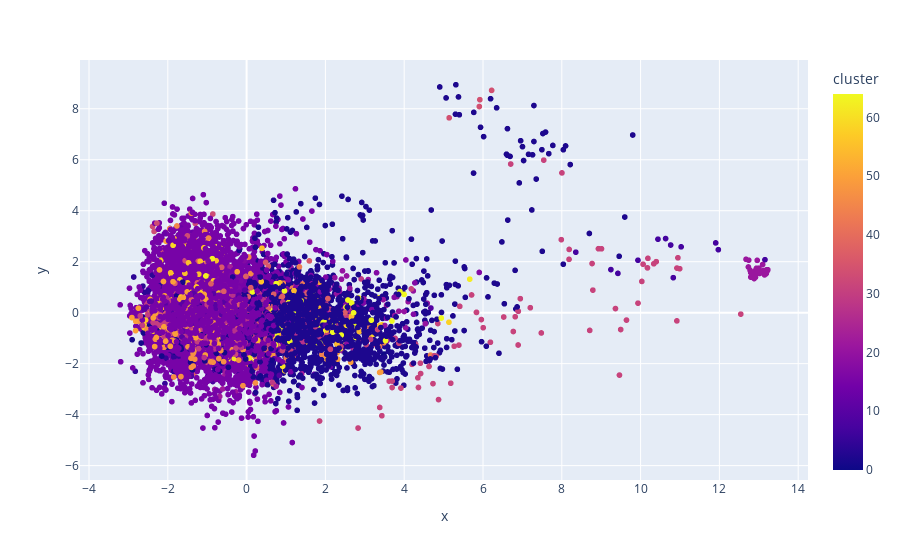

The code cell stored with this chart in its notebook:
### Code cell
# KMeans clustering
song_cluster_labels = kmeans.fit_predict(X_scaled)
data['cluster_label'] = song_cluster_labels

# PCA transformation
pca = PCA(n_components=2)
song_embedding = pca.fit_transform(X_scaled)

# Creating DataFrame for visualization
projection = pd.DataFrame(columns=['x', 'y'], data=song_embedding)
projection['title'] = data['name']
projection['cluster'] = data['cluster_label']

projection = pd.DataFrame(columns=['x', 'y'], data=song_embedding)
projection['title'] = data['name']
projection['cluster'] = data['cluster_label']

fig = px.scatter(
    projection, x='x', y='y', color='cluster', hover_data=['x', 'y', 'title'])
fig.show()

### Figure 1 — Plotly figure (JSON) as saved in the notebook; plotly's stock layout.template omitted (floating-point values rounded to 4 significant figures; data arrays with more than 128 entries replaced by an {"elided": "..."} marker saying what was removed)
{"data": [{"customdata": {"elided": "9590x1 str values"}, "hovertemplate": "x=%{x}<br>y=%{y}<br>title=%{customdata[0]}<br>cluster=%{marker.color}<extra></extra>", "legendgroup": "", "marker": {"color": {"elided": "9590 int values"}, "coloraxis": "coloraxis", "symbol": "circle"}, "mode": "markers", "name": "", "showlegend": false, "type": "scattergl", "x": {"elided": "9590 float values"}, "xaxis": "x", "y": {"elided": "9590 float values"}, "yaxis": "y"}], "layout": {"coloraxis": {"colorbar": {"title": {"text": "cluster"}}, "colorscale": [[0, "#0d0887"], [0.1111, "#46039f"], [0.2222, "#7201a8"], [0.3333, "#9c179e"], [0.4444, "#bd3786"], [0.5556, "#d8576b"], [0.6667, "#ed7953"], [0.7778, "#fb9f3a"], [0.8889, "#fdca26"], [1, "#f0f921"]]}, "legend": {"tracegroupgap": 0}, "margin": {"t": 60}, "xaxis": {"anchor": "y", "domain": [0, 1], "title": {"text": "x"}}, "yaxis": {"anchor": "x", "domain": [0, 1], "title": {"text": "y"}}}}
